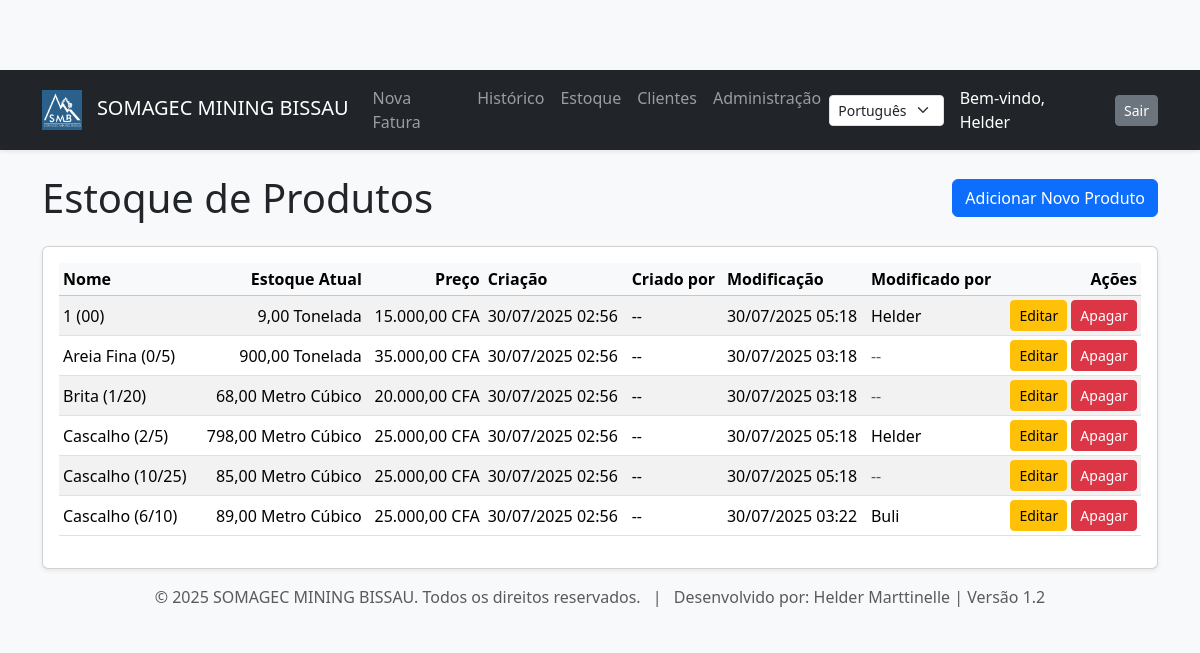
/produtos/ (signed in), run on an earlier commit of the app's database.
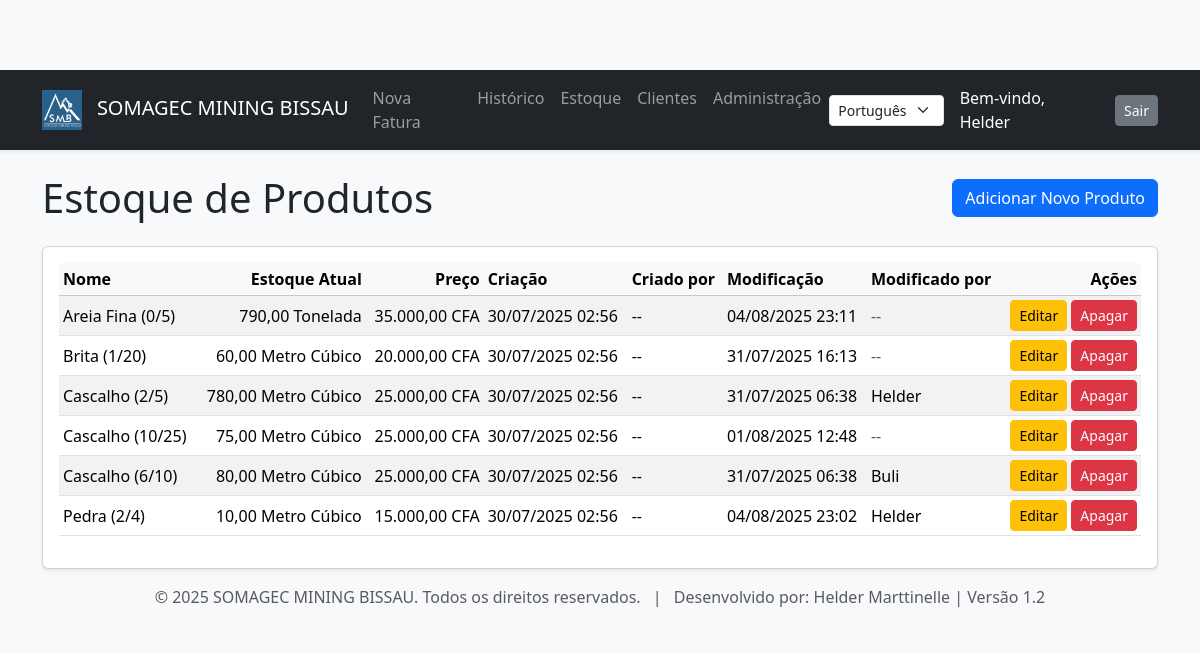
And on a later commit of the database.
### stock/models.py (models this page shows, shortened)
class Produto(models.Model):
    UNIDADES = [('ton', _('Tonelada')), ('m3', _('Metro Cúbico')), ('un', _('Unidade'))]
    nome = models.CharField(_('nome'), max_length=100)
    calibre = models.CharField(_('calibre'), max_length=50, blank=True)
    descricao = models.TextField(_('descrição'), blank=True)
    unidade_medida = models.CharField(_('unidade de medida'), max_length=3, choices=UNIDADES, default='ton')
    estoque_atual = models.DecimalField(_('estoque atual'), max_digits=10, decimal_places=2, default=0.00)
    preco_por_unidade = models.DecimalField(_('preço por unidade'), max_digits=10, decimal_places=2)
    criado_em = models.DateTimeField(auto_now_add=True, null=True)
    atualizado_em = models.DateTimeField(auto_now=True, null=True)
    utilizador = models.ForeignKey(settings.AUTH_USER_MODEL, on_delete=models.SET_NULL, null=True, blank=True, related_name='produtos_criados')
    modificado_por = models.ForeignKey(settings.AUTH_USER_MODEL, on_delete=models.SET_NULL, null=True, blank=True, related_name='produtos_modificados')
    @property
    def foi_modificado(self):
        if not self.criado_em or not self.atualizado_em: return False
        return self.atualizado_em > self.criado_em + timedelta(seconds=1)
    class Meta:
        verbose_name = _("Produto")
        verbose_name_plural = _("Produtos")

### stock/views.py (the view)
# urls.py: path('produtos/', views.lista_produtos_view, name='lista_produtos'),
@login_required
def lista_produtos_view(request):
    produtos_list = Produto.objects.all().order_by('nome')
    paginator = Paginator(produtos_list, 15)
    page_number = request.GET.get('page')
    page_obj = paginator.get_page(page_number)
    return render(request, 'stock/lista_produtos.html', {'page_obj': page_obj})

### stock/context_processors.py (called while the page is built)
def dados_empresa_processor(request):
    dados = DadosEmpresa.objects.first()
    return {'dados_empresa': dados}

### stock/templates/stock/lista_produtos.html (shortened to what this page needs)
{% extends "stock/base.html" %}
{% load i18n %}
{% load l10n %}
{% load humanize %}
{% block content %}
    <div class="d-flex justify-content-between align-items-center mb-4">
        <h1 class="mb-0">{% trans "Estoque de Produtos" %}</h1>
        <a href="{% url 'adicionar_produto' %}" class="btn btn-primary">{% trans "Adicionar Novo Produto" %}</a>
    </div>
    <div class="card shadow-sm">
        <div class="card-body">
            <div class="table-responsive">
                <table class="table table-striped table-hover align-middle table-sm">
                    <thead class="table-light">
                        <tr>
                            <th>{% trans "Nome" %}</th>
                            <th class="text-end">{% trans "Estoque Atual" %}</th>
                            <th class="text-end">{% trans "Preço" %}</th>
                            <th>{% trans "Criação" %}</th>
                            <th>{% trans "Criado por" %}</th>
                            <th>{% trans "Modificação" %}</th>
                            <th>{% trans "Modificado por" %}</th>
                            <th class="text-end">{% trans "Ações" %}</th>
                        </tr>
                    </thead>
                    <tbody>
                        {% for produto in page_obj %}
                            <tr>
                                <td>{{ produto.nome }}{% if produto.calibre %} ({{ produto.calibre }}){% endif %}</td>
                                <td class="text-end">{{ produto.estoque_atual|floatformat:2|intcomma }} {{ produto.get_unidade_medida_display }}</td>
                                <td class="text-end">{{ produto.preco_por_unidade|floatformat:2|intcomma }} CFA</td>
                                <td>{{ produto.criado_em|date:"d/m/Y H:i" }}</td>
                                <td>{{ produto.utilizador.username|default:"--" }}</td>
                                <td>
                                    {% if produto.foi_modificado %}
                                        {{ produto.atualizado_em|date:"d/m/Y H:i" }}
                                    {% else %}
                                        <span class="text-muted">--</span>
                                    {% endif %}
                                </td>
                                <td>
                                    {% if produto.modificado_por %}
                                        {{ produto.modificado_por.username }}
                                    {% else %}
                                        <span class="text-muted">--</span>
                                    {% endif %}
                                </td>
                                <td class="text-end">
                                    <a href="{% url 'editar_produto' produto.id %}" class="btn btn-warning btn-sm">{% trans "Editar" %}</a>
                                    <a href="{% url 'apagar_produto' produto.id %}" class="btn btn-danger btn-sm">{% trans "Apagar" %}</a>
                                </td>
                            </tr>
                        {% empty %}
                            <tr>
                                <td colspan="8" class="text-center">{% trans "Nenhum produto encontrado." %}</td>
                            </tr>
                        {% endfor %}
                    </tbody>
                </table>
            </div>
        </div>
    </div>
{% endblock %}

### stock/templates/stock/base.html (shortened to what this page needs)
{% load i18n %}
{% load static %}
<!doctype html>
<html lang="{{ request.LANGUAGE_CODE }}">
<head>
    <link href="https://cdn.jsdelivr.net/npm/bootstrap@5.3.3/dist/css/bootstrap.min.css" rel="stylesheet">
    <link rel="stylesheet" href="https://cdnjs.cloudflare.com/ajax/libs/font-awesome/6.0.0-beta3/css/all.min.css">
</head>
<body>
    <nav class="navbar navbar-expand-lg navbar-dark bg-dark sticky-top shadow-sm">
        <div class="container">
            <a class="navbar-brand" href="{% url 'home' %}">
                <img src="{% static 'stock/images/logo.png' %}" alt="Logotipo">
                SOMAGEC MINING BISSAU
            </a>
            {% if user.is_authenticated %}
            <div class="collapse navbar-collapse" id="navbarNav">
                <ul class="navbar-nav me-auto mb-2 mb-lg-0">
                    <li class="nav-item"><a class="nav-link" href="{% url 'criar_fatura' %}">{% trans "Nova Fatura" %}</a></li>
                    <li class="nav-item"><a class="nav-link" href="{% url 'lista_faturas' %}">{% trans "Histórico" %}</a></li>
                    <li class="nav-item"><a class="nav-link" href="{% url 'lista_produtos' %}">{% trans "Estoque" %}</a></li>
                    <li class="nav-item"><a class="nav-link" href="{% url 'lista_clientes' %}">{% trans "Clientes" %}</a></li>
                    {% if user.is_superuser %}
                        <li class="nav-item"><a class="nav-link" href="{% url 'admin:index' %}">{% trans "Administração" %}</a></li>
                    {% endif %}
                </ul>
                <form action="{% url 'set_language' %}" method="post" class="d-flex me-3">
                    <select name="language" onchange="this.form.submit()" class="form-select form-select-sm">
                        {% get_current_language as CURRENT_LANGUAGE %}
                        {% get_available_languages as AVAILABLE_LANGUAGES %}
                        {% for lang_code, lang_name in AVAILABLE_LANGUAGES %}
                            <option value="{{ lang_code }}" {% if lang_code == CURRENT_LANGUAGE %}selected{% endif %}>
                                {{ lang_name }}
                            </option>
                        {% endfor %}
                    </select>
                </form>
                <div class="navbar-text text-white me-3">
                    {% trans "Bem-vindo" %}, {{ user.username }}
                </div>
                <form action="{% url 'logout' %}" method="post" class="d-flex">
                    <button type="submit" class="btn btn-secondary btn-sm">{% trans "Sair" %}</button>
                </form>
            </div>
            {% endif %}
        </div>
    </nav>
    <main class="container mt-4">
        {% block content %}
        {% endblock %}
    </main>
    <footer class="text-center text-muted mt-auto py-3 bg-light">
        <div class="container">
            <span>&copy; {% now "Y" %} SOMAGEC MINING BISSAU. {% trans "Todos os direitos reservados." %}</span>
            <span class="mx-2">|</span>
            <span>{% trans "Desenvolvido por" %}: Helder Marttinelle | Versão 1.2 </span>
        </div>
    </footer>
</body>
</html>

### stock/templates/stock/base.html (style rules this page uses)
body { background-color: #f8f9fa; padding-top: 70px; }
.navbar-brand img { max-height: 40px; margin-right: 10px; }
main { flex-grow: 1; }

What changed in the data, as far as the page shows it:
changed Produto "Areia Fina": estoque_atual "900,00" → "790,00"; atualizado_em "30/07/2025 03:18" → "04/08/2025 23:11"
changed Produto "Brita": estoque_atual "68,00" → "60,00"; atualizado_em "30/07/2025 03:18" → "31/07/2025 16:13"
changed Produto (number 3 of 6 on the later page): estoque_atual "798,00" → "780,00"; atualizado_em "30/07/2025 05:18" → "31/07/2025 06:38"
changed Produto (number 4 of 6 on the later page): estoque_atual "85,00" → "75,00"; atualizado_em "30/07/2025 05:18" → "01/08/2025 12:48"
changed Produto "Buli": estoque_atual "89,00" → "80,00"; atualizado_em "30/07/2025 03:22" → "31/07/2025 06:38"
changed Produto: nome "1" → "Pedra"; calibre "00" → "2/4"; estoque_atual "9,00" → "10,00"; unidade_medida "Tonelada" → "Metro Cúbico"; atualizado_em "30/07/2025 05:18" → "04/08/2025 23:02"; moves down the list
